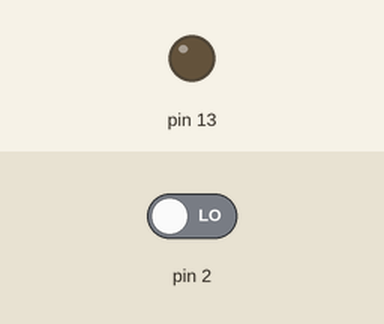
Simulated run of this sketch. Board: Arduino Uno, built with avr-gcc and run on an emulated ATmega328P. Parts: output pins drawn as LEDs (lit = HIGH). The inputs (shaded band) are chosen by the test bench; at power-on: pin 2 LOW.

Above: at 1.2 s.
1.3 s: pin 2 driven HIGH
At 1.8 s:
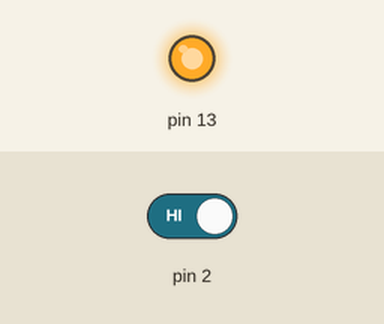
2.8 s: pin 2 driven LOW
At 4.1 s:
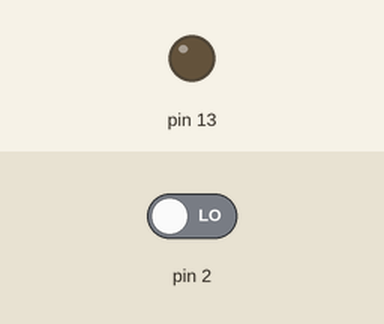
Timing chart, 0 to 5.8 s (numbered marks = the images above; inputs shaded):
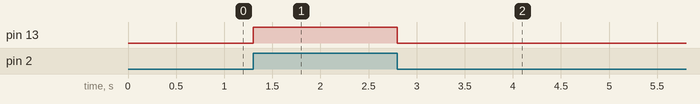

Measured:
- after the input at 1.3 s, pin 13: LOW → HIGH at once
- after the input at 2.8 s, pin 13: HIGH → LOW at once

The sketch:

code.ino
```cpp
int isPressed = 0;
void setup()
{
  pinMode(13, OUTPUT);
  pinMode(2, INPUT);
}

void loop()
{
  isPressed = digitalRead(2);
  if (isPressed == HIGH){
    digitalWrite(13, HIGH);
  }
  else{
    digitalWrite(13, LOW);
  }
}
```
